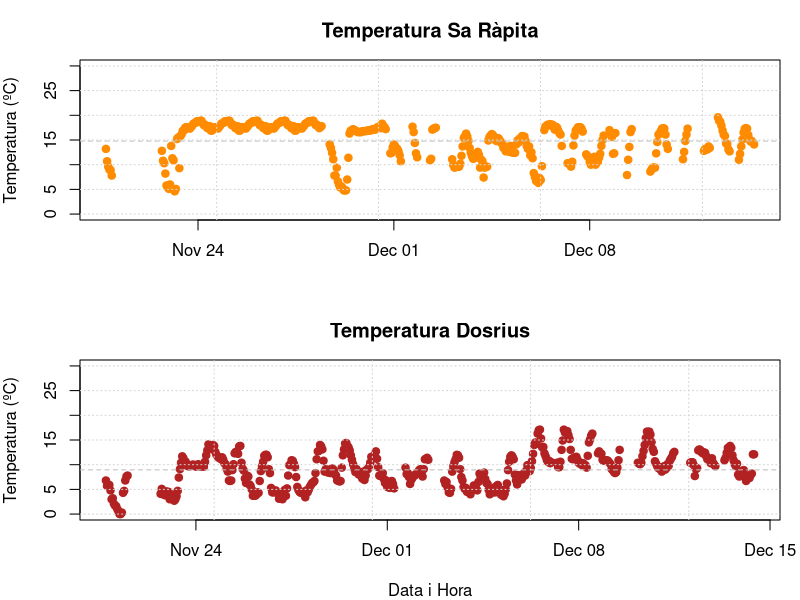

Recreate this plot in R.
sarapita <- read.csv("error_sarapita.csv", header = TRUE)
sarapita$time <- as.POSIXct(sarapita$time, format="%Y-%m-%d %H:%M:%S")

dosrius <- read.csv("error_dosrius.csv", header = TRUE)
dosrius$time <- as.POSIXct(dosrius$time, format="%Y-%m-%d %H:%M:%S")


par(mfrow = c(2, 1), mar = c(4, 4, 3, 1))

# ############################################################
# GRÀFIC 1: Temperatura a SA RÀPITA (PUNTS)
# ############################################################

ylim_sarapita <- range(sarapita$temp, na.rm = TRUE)

plot(x = sarapita$time, 
     y = sarapita$temp, 
     type = "p",          # 'p' = Punts
     pch = 19,            # Forma del punt (Cercle sòlid)
     col = "darkorange",  
     cex = 1,             # Mida del punt (1 = normal)
     ylim = c(0, 30),
     main = "Temperatura Sa Ràpita",
     xlab = "",           
     ylab = "Temperatura (ºC)")

# Afegim línia de mitjana
abline(h = mean(sarapita$temp, na.rm=TRUE), col="gray", lty=2)
grid()

# ############################################################
# GRÀFIC 2: Temperatura a DOSRIUS (PUNTS)
# ############################################################

ylim_dosrius <- range(dosrius$temp, na.rm = TRUE)

plot(x = dosrius$time, 
     y = dosrius$temp, 
     type = "p",          # 'p' = Punts
     pch = 19,            # Forma del punt (Cercle sòlid)
     col = "firebrick",   
     cex = 1,
     ylim = c(0, 30),
     main = "Temperatura Dosrius",
     xlab = "Data i Hora",
     ylab = "Temperatura (ºC)")

# Afegim línia de mitjana
abline(h = mean(dosrius$temp, na.rm=TRUE), col="gray", lty=2)
grid()
